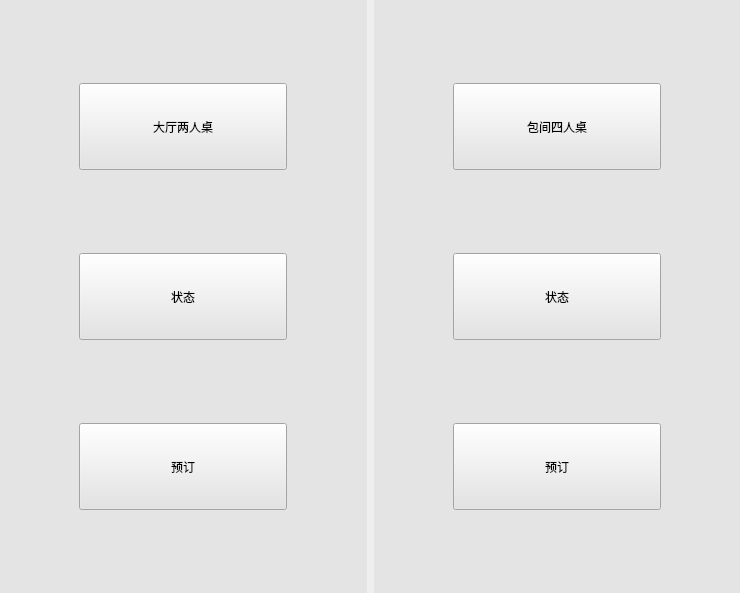
<?xml version="1.0" encoding="UTF-8"?>
<ui version="4.0">
 <class>choosetable</class>
 <widget class="QWidget" name="choosetable">
  <property name="geometry">
   <rect>
    <x>0</x>
    <y>0</y>
    <width>740</width>
    <height>593</height>
   </rect>
  </property>
  <property name="windowTitle">
   <string>Form</string>
  </property>
  <layout class="QGridLayout" name="gridLayout">
   <property name="leftMargin">
    <number>0</number>
   </property>
   <property name="topMargin">
    <number>0</number>
   </property>
   <property name="rightMargin">
    <number>0</number>
   </property>
   <property name="bottomMargin">
    <number>0</number>
   </property>
   <property name="horizontalSpacing">
    <number>7</number>
   </property>
   <property name="verticalSpacing">
    <number>0</number>
   </property>
   <item row="0" column="0">
    <widget class="QWidget" name="widget" native="true">
     <property name="styleSheet">
      <string notr="true">QWidget{
	background-color: rgb(228, 228, 228);  /* 设置背景色为灰色 */
}</string>
     </property>
     <layout class="QGridLayout" name="gridLayout_2">
      <property name="leftMargin">
       <number>0</number>
      </property>
      <property name="topMargin">
       <number>0</number>
      </property>
      <property name="rightMargin">
       <number>0</number>
      </property>
      <property name="bottomMargin">
       <number>0</number>
      </property>
      <property name="spacing">
       <number>0</number>
      </property>
      <item row="0" column="0">
       <widget class="QToolButton" name="tableStyle">
        <property name="styleSheet">
         <string notr="true">QToolButton{   
    min-width: 200px;                            /* 控件最小宽度 */
    min-height: 80px;
	background-color: rgb(228, 228, 228);
}</string>
        </property>
        <property name="text">
         <string>大厅两人桌</string>
        </property>
       </widget>
      </item>
      <item row="1" column="0">
       <widget class="QToolButton" name="tableState">
        <property name="styleSheet">
         <string notr="true">QToolButton{   
    min-width: 200px;                            /* 控件最小宽度 */
    min-height: 80px;
	background-color: rgb(228, 228, 228);
}</string>
        </property>
        <property name="text">
         <string>状态</string>
        </property>
       </widget>
      </item>
      <item row="2" column="0">
       <widget class="QToolButton" name="tableOrder">
        <property name="styleSheet">
         <string notr="true">QToolButton{
    min-width: 200px;                            /* 控件最小宽度 */
    min-height: 80px;
	background-color: rgb(228, 228, 228);
}</string>
        </property>
        <property name="text">
         <string>预订</string>
        </property>
       </widget>
      </item>
     </layout>
    </widget>
   </item>
   <item row="0" column="1">
    <widget class="QWidget" name="widget_2" native="true">
     <property name="styleSheet">
      <string notr="true">QWidget{
	background-color: rgb(228, 228, 228);  /* 设置背景色为灰色 */
}</string>
     </property>
     <layout class="QGridLayout" name="gridLayout_3">
      <property name="leftMargin">
       <number>0</number>
      </property>
      <property name="topMargin">
       <number>0</number>
      </property>
      <property name="rightMargin">
       <number>0</number>
      </property>
      <property name="bottomMargin">
       <number>0</number>
      </property>
      <property name="spacing">
       <number>0</number>
      </property>
      <item row="1" column="0">
       <widget class="QToolButton" name="tableState_2">
        <property name="styleSheet">
         <string notr="true">QToolButton{   
    min-width: 200px;                            /* 控件最小宽度 */
    min-height: 80px;
	background-color: rgb(228, 228, 228);
}</string>
        </property>
        <property name="text">
         <string>状态</string>
        </property>
       </widget>
      </item>
      <item row="0" column="0">
       <widget class="QToolButton" name="toolButton_4">
        <property name="styleSheet">
         <string notr="true">QToolButton{   
    min-width: 200px;                            /* 控件最小宽度 */
    min-height: 80px;
	background-color: rgb(228, 228, 228);
}</string>
        </property>
        <property name="text">
         <string>包间四人桌</string>
        </property>
       </widget>
      </item>
      <item row="2" column="0">
       <widget class="QToolButton" name="tableOrder_2">
        <property name="styleSheet">
         <string notr="true">QToolButton{   
    min-width: 200px;                            /* 控件最小宽度 */
    min-height: 80px;
	background-color: rgb(228, 228, 228);
}</string>
        </property>
        <property name="text">
         <string>预订</string>
        </property>
       </widget>
      </item>
     </layout>
    </widget>
   </item>
  </layout>
 </widget>
 <resources/>
 <connections/>
</ui>
